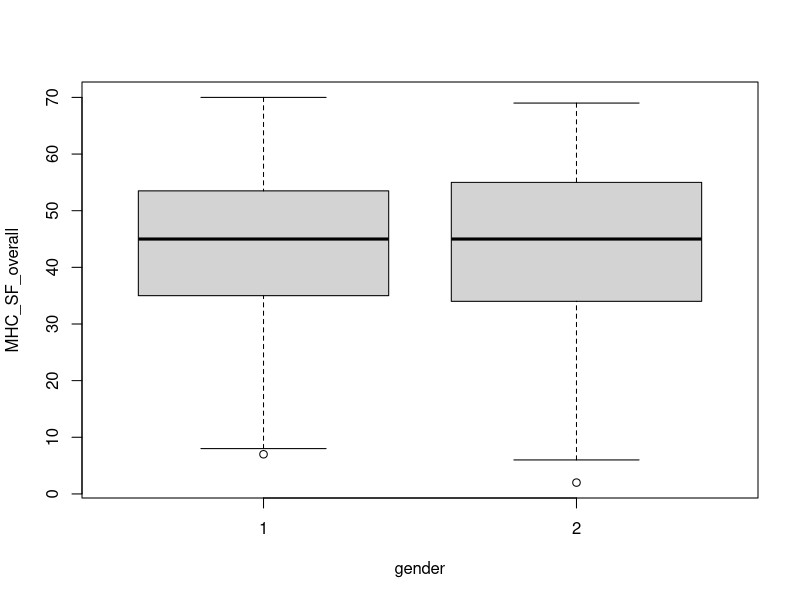
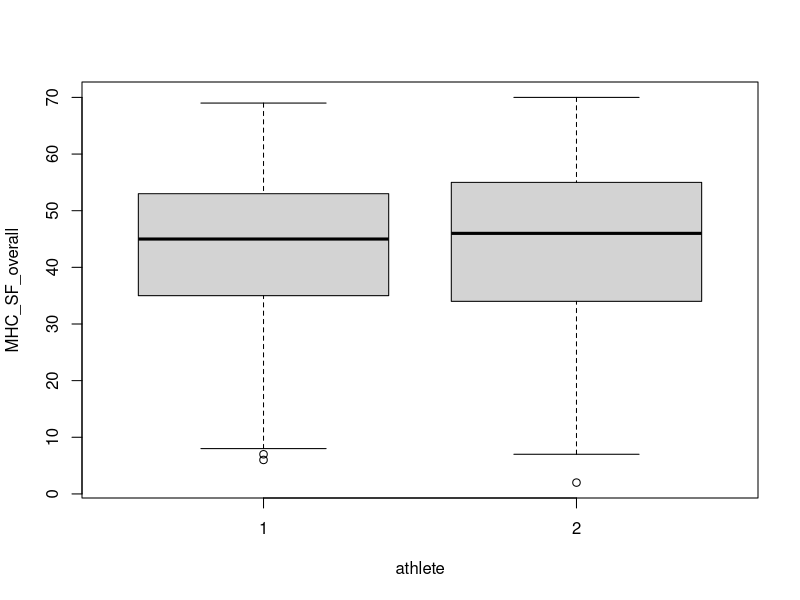
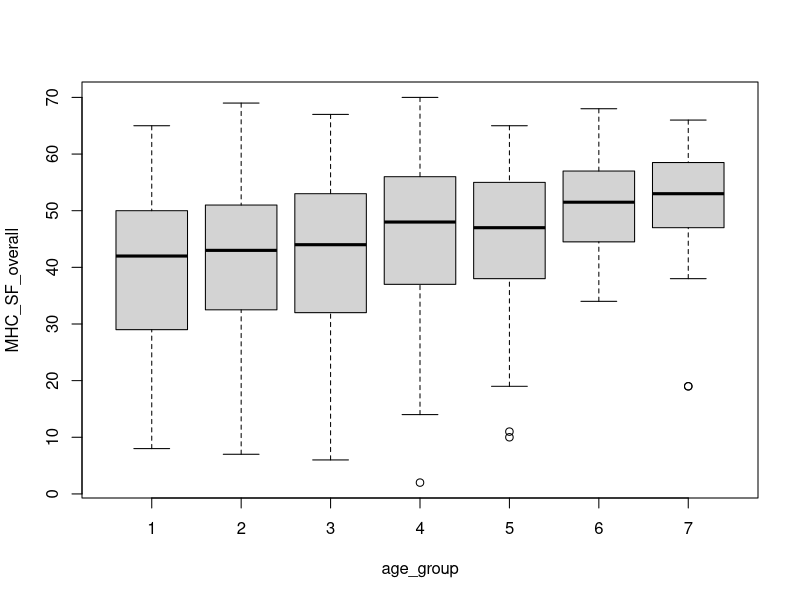
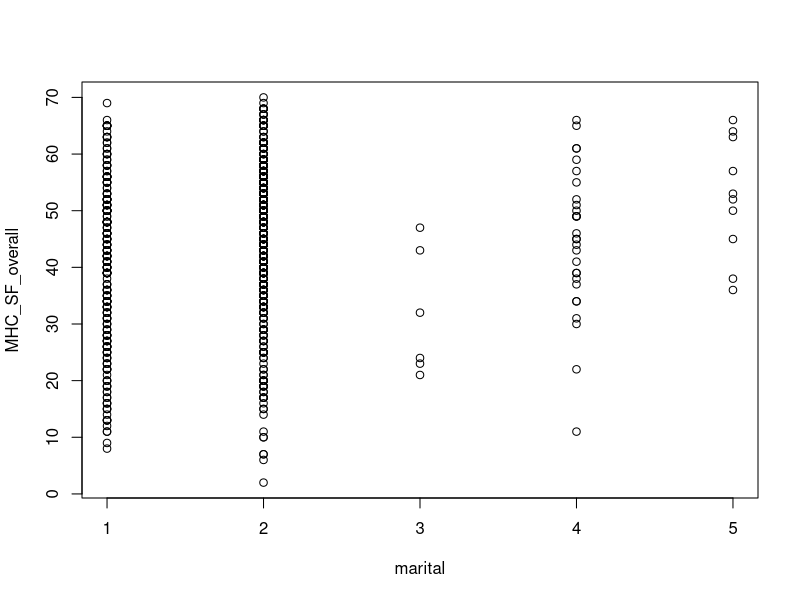
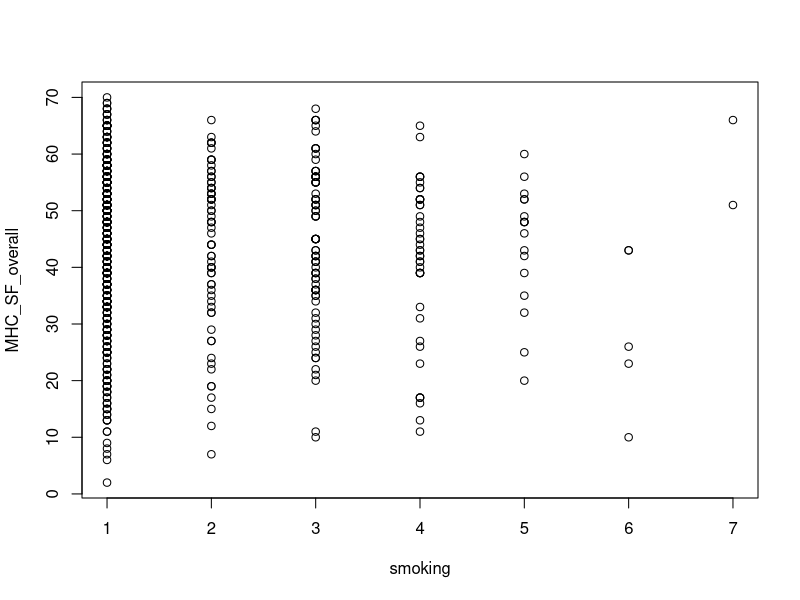
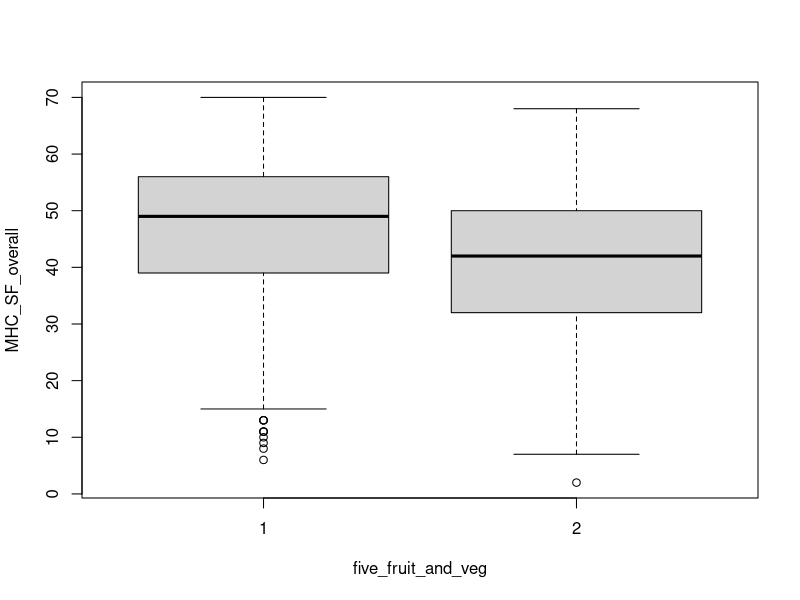
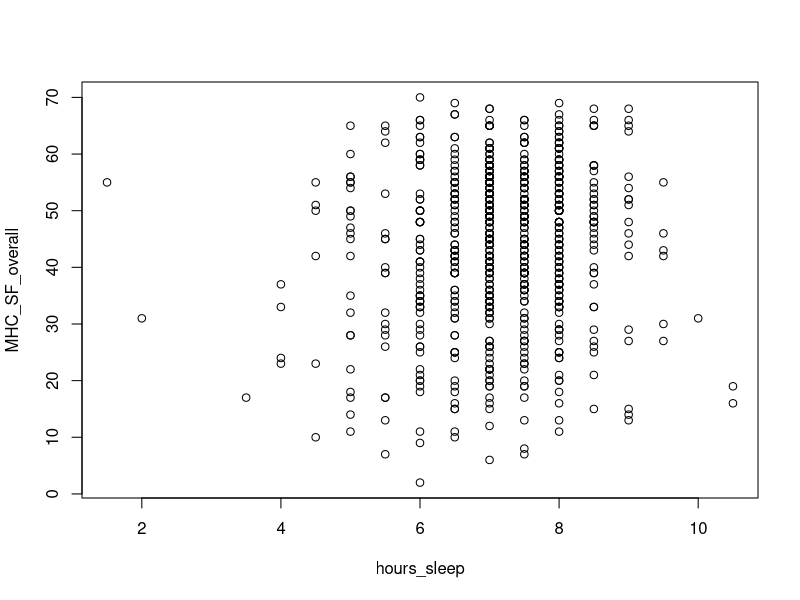
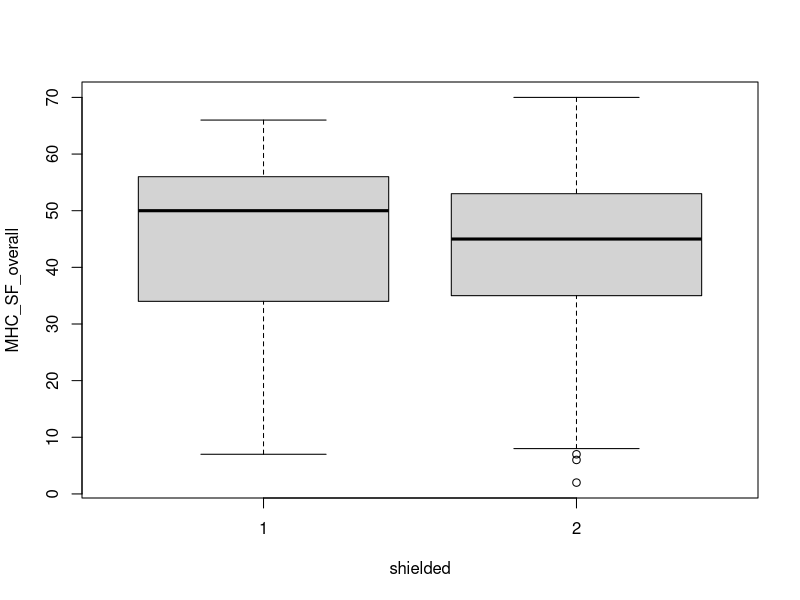

These charts were generated, in order, by the following R code:
# ?read.csv
new_athlete <- read.csv("MH_Survey_reduced_data_processed_NA.csv",
    na.strings = "NA")
head(new_athlete)
summary(new_athlete)

new_athlete$gender <- factor(new_athlete$gender)
new_athlete$age_group <- factor(new_athlete$age_group)
new_athlete$country_during_lockdown <- factor(new_athlete$country_during_lockdown)
new_athlete$five_fruit_and_veg <- factor(new_athlete$five_fruit_and_veg)
new_athlete$shielded <- factor(new_athlete$shielded)
new_athlete$athlete <- factor(new_athlete$athlete)
new_athlete$sport_level <- factor(new_athlete$sport_level)
new_athlete$idv_team_athlete <- factor(new_athlete$idv_team_athlete)


summary(new_athlete)

# pairs(new_athlete[,-c(1,5)])

plot(MHC_SF_overall ~ gender, data = new_athlete)
plot(MHC_SF_overall ~ athlete, data = new_athlete)
plot(MHC_SF_overall ~ age_group, data = new_athlete)
plot(MHC_SF_overall ~ marital, data = new_athlete)
plot(MHC_SF_overall ~ smoking, data = new_athlete)
plot(MHC_SF_overall ~ five_fruit_and_veg, data = new_athlete)
plot(MHC_SF_overall ~ hours_sleep, data = new_athlete)
plot(MHC_SF_overall ~ shielded, data = new_athlete)
plot(MHC_SF_overall ~ weeks_social_distancing, data = new_athlete)


qqnorm(new_athlete$hours_sleep)
qqline(new_athlete$hours_sleep)

summary(lm(MHC_SF_overall ~ athlete + gender, data = new_athlete))
summary(lm(MHC_SF_overall ~ athlete + gender + age_group + marital + smoking + five_fruit_and_veg + hours_sleep + shielded + weeks_social_distancing, data = new_athlete))

summary(lm(MHC_SF_overall ~ age_group + five_fruit_and_veg + hours_sleep, data = new_athlete)) 

plot(social_wellbeing ~ gender, data = new_athlete)
plot(social_wellbeing ~ athlete, data = new_athlete)
plot(social_wellbeing ~ age_group, data = new_athlete)
plot(social_wellbeing ~ marital, data = new_athlete)
plot(social_wellbeing ~ smoking, data = new_athlete)
plot(social_wellbeing ~ five_fruit_and_veg, data = new_athlete)
plot(social_wellbeing ~ hours_sleep, data = new_athlete)
plot(social_wellbeing ~ shielded, data = new_athlete)
plot(social_wellbeing ~ weeks_social_distancing, data = new_athlete)
plot(social_wellbeing ~ num_in_lockdown_bubble, data = new_athlete)
plot(social_wellbeing ~ country_during_lockdown, data = new_athlete)

summary(lm(social_wellbeing ~ athlete + gender, data = new_athlete))
summary(lm(social_wellbeing ~ athlete + gender + age_group + marital + smoking + five_fruit_and_veg + hours_sleep + shielded + weeks_social_distancing, data = new_athlete))
summary(lm(social_wellbeing ~ weeks_social_distancing + num_in_lockdown_bubble + hours_sleep + gender + age_group + athlete, data = new_athlete))
